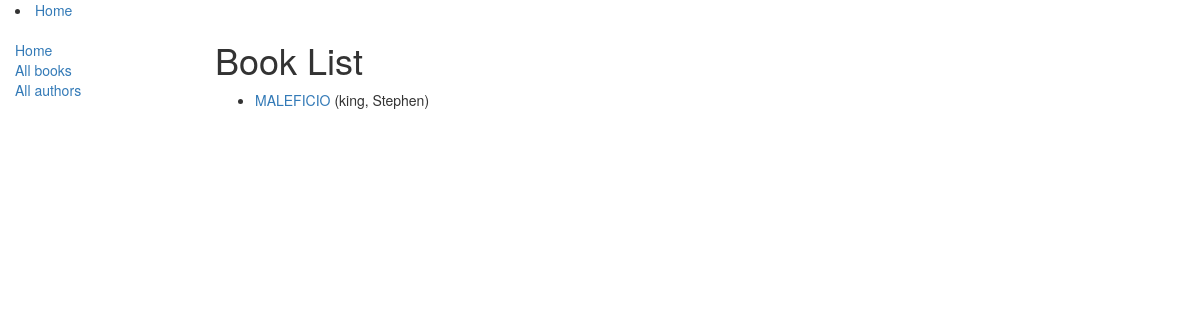
/catalog/book/, run on an earlier commit of the app's database.
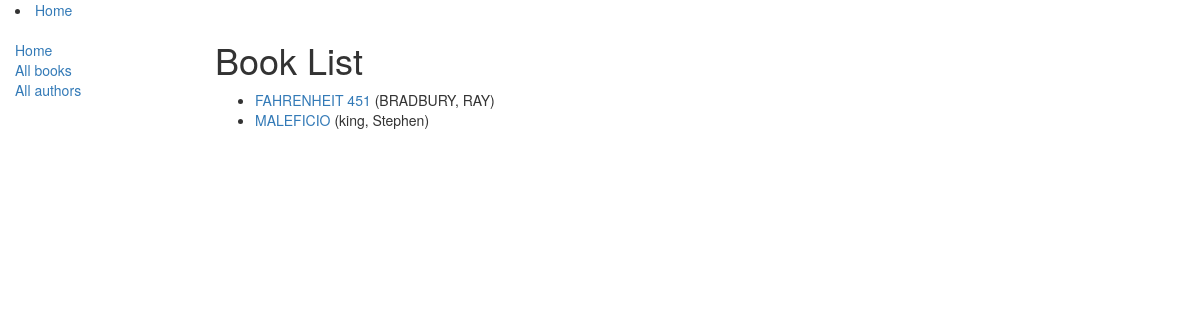
And on a later commit of the database.
### catalog/models.py (models this page shows, shortened)
class Book(models.Model):
    title = models.CharField(max_length=100)
    author = models.ForeignKey('Author', on_delete=models.SET_NULL, null=True)
    sumary = models.TextField(max_length=200)
    imprint = models.CharField(max_length=20)
    ISBN = models.CharField(max_length=20)
    genre = models.ManyToManyField(Genre, help_text="Seleccione el Genero")
    lenguage = models.ForeignKey('Language', on_delete=models.SET_NULL, null=True)
    def display_genre(self):
        """
        Creates a string for the Genre. This is required to display genre in Admin.
        """
        return ', '.join([genre.name for genre in self.genre.all()[:3]])
    display_genre.short_description = 'Genre'
    class Meta:
        ordering = ['title']

class Author(models.Model):
    first_name = models.CharField(max_length=100, null=True)
    last_name = models.CharField(max_length=100, null=True)
    data_of_birth = models.DateField(null=True, blank=True, help_text='Ingrese fecha de nacimiento')
    data_of_death = models.DateField(null=True, blank=True, help_text='Ingrese fecha de su muerte')
    def __str__(self):
        return '%s, %s' %(self.last_name, self.first_name)

### catalog/views.py (the view)
class BookListView(generic.ListView):
    model = Book
    paginate_by = 10
    context_object_name = 'book_list'   # your own name for the list as a template variable
    queryset = Book.objects.all()
    template_name = 'books/book_list.html'  # Specify your own template name/location
    def get_context_data(self, **kwargs):
        context = super(BookListView, self).get_context_data(**kwargs)
        return context

### catalog/templates/catalog/book_list.html
{% extends "base_template.html" %} {% block content %}
<h1>Book List</h1>
{% if book_list %}
<ul>
  {% for book in book_list %}
  <li>
    <a href="">{{ book.title }}</a> ({{book.author}})
  </li>
  {% endfor %}
</ul>
{% else %}
<p>There are no books in the library.</p>
{% endif %} {% endblock %}

### catalog/templates/base_template.html (shortened to what this page needs)
<!DOCTYPE html>
<html lang="en">
<head>
  <link rel="stylesheet" href="https://maxcdn.bootstrapcdn.com/bootstrap/3.3.7/css/bootstrap.min.css">
  {% load static %}
  <link rel="stylesheet" href="{% static 'css/styles.css' %}">
</head>
<body>
  <div class="container-fluid">
    <li><a href="{% url 'index' %}">Home</a></li>
    <div class="row">
      <div class="col-sm-2">
      {% block sidebar %}
      <ul class="sidebar-nav">
          <li><a href="{% url 'index' %}">Home</a></li>
          <li><a href="{% url 'books' %}">All books</a></li>
          <li><a href="{% url 'authors' %}">All authors</a></li>
      </ul>
     {% endblock %}
      </div>
      <div class="col-sm-10 ">
      {% block content %}{% endblock %}
      </div>
    </div>
  </div>
</body>
</html>

### catalog/static/css/styles.css (style rules this page uses)
.sidebar-nav { margin-top: 20px; padding: 0; list-style: none; }

What changed in the data, as far as the page shows it:
added Book: title "FAHRENHEIT 451", author "BRADBURY, RAY"
